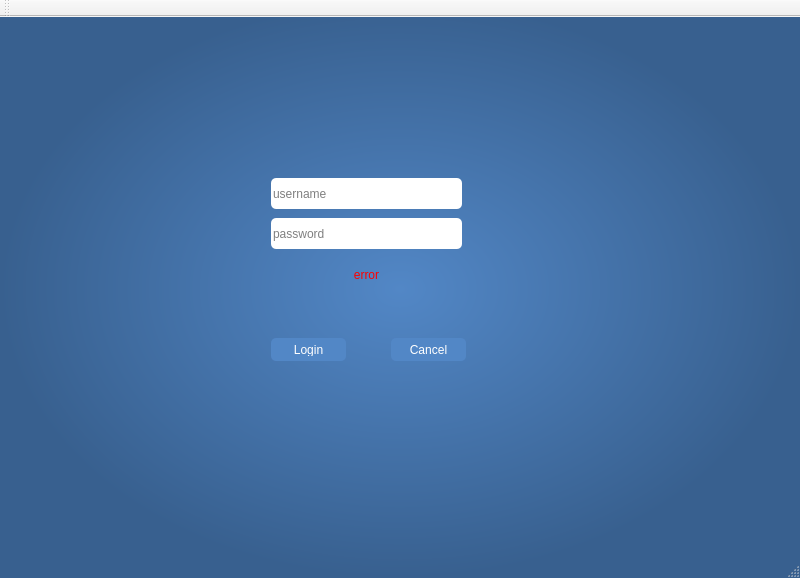
<?xml version="1.0" encoding="UTF-8"?>
<ui version="4.0">
 <class>MainWindow</class>
 <widget class="QMainWindow" name="MainWindow">
  <property name="geometry">
   <rect>
    <x>0</x>
    <y>0</y>
    <width>800</width>
    <height>578</height>
   </rect>
  </property>
  <property name="windowTitle">
   <string>MainWindow</string>
  </property>
  <property name="styleSheet">
   <string notr="true">#MainWindow
{
	background: qlineargradient(spread:pad, x1:0.482955, y1:1, x2:0.471591, y2:0, stop:0 rgba(120, 173, 237, 255), stop:1 rgba(31, 44, 60, 255));
	
        background: qradialgradient(spread:pad, cx:0.5, cy:0.5, radius:0.5, fx:0.5, fy:0.5, stop:0 rgba(82, 135, 198, 255), stop:1 rgba(56, 96, 143, 255))
}

QPushButton
{
	color: white;
	background-color: rgb(82, 135, 198);
	border-radius: 5px;
	padding: 5px;
}

QPushButton:hover
{
	background-color: rgb(120, 173, 237);
}

QPushButton:pressed
{
	background-color: rgb(82, 135, 198);
}

#logo
{
	border-image: url(:/images/Food_logo.png);
}

#createAccountForm
{
	background: rgba(0,0,0,70);
	border-radius: 10px;
}

QLineEdit
{
	border-radius: 5px;
}

QLabel
{
	color: white;
}</string>
  </property>
  <widget class="QWidget" name="centralWidget">
   <layout class="QVBoxLayout" name="verticalLayout_2">
    <item>
     <widget class="QStackedWidget" name="stackedWidget">
      <property name="styleSheet">
       <string notr="true"/>
      </property>
      <property name="currentIndex">
       <number>1</number>
      </property>
      <widget class="QWidget" name="page_CreateAcct">
       <layout class="QVBoxLayout" name="verticalLayout">
        <item>
         <layout class="QHBoxLayout" name="horizontalLayout">
          <property name="sizeConstraint">
           <enum>QLayout::SetDefaultConstraint</enum>
          </property>
          <property name="topMargin">
           <number>0</number>
          </property>
          <item>
           <widget class="QLabel" name="logo">
            <property name="enabled">
             <bool>true</bool>
            </property>
            <property name="sizePolicy">
             <sizepolicy hsizetype="Fixed" vsizetype="Fixed">
              <horstretch>0</horstretch>
              <verstretch>0</verstretch>
             </sizepolicy>
            </property>
            <property name="minimumSize">
             <size>
              <width>150</width>
              <height>150</height>
             </size>
            </property>
            <property name="text">
             <string/>
            </property>
           </widget>
          </item>
         </layout>
        </item>
        <item>
         <layout class="QHBoxLayout" name="horizontalLayout_2">
          <property name="topMargin">
           <number>0</number>
          </property>
          <item>
           <widget class="QWidget" name="createAccountForm" native="true">
            <property name="sizePolicy">
             <sizepolicy hsizetype="Fixed" vsizetype="Fixed">
              <horstretch>0</horstretch>
              <verstretch>0</verstretch>
             </sizepolicy>
            </property>
            <property name="minimumSize">
             <size>
              <width>500</width>
              <height>250</height>
             </size>
            </property>
            <property name="styleSheet">
             <string notr="true"/>
            </property>
            <layout class="QVBoxLayout" name="verticalLayout_3">
             <property name="leftMargin">
              <number>35</number>
             </property>
             <property name="topMargin">
              <number>35</number>
             </property>
             <property name="rightMargin">
              <number>35</number>
             </property>
             <property name="bottomMargin">
              <number>35</number>
             </property>
             <item>
              <widget class="QLabel" name="label_register_error">
               <property name="text">
                <string>error label</string>
               </property>
               <property name="alignment">
                <set>Qt::AlignHCenter|Qt::AlignTop</set>
               </property>
               <property name="wordWrap">
                <bool>true</bool>
               </property>
              </widget>
             </item>
             <item>
              <layout class="QHBoxLayout" name="horizontalLayout_5">
               <item>
                <widget class="CustomLineEdit" name="lineEdit_username">
                 <property name="minimumSize">
                  <size>
                   <width>0</width>
                   <height>25</height>
                  </size>
                 </property>
                 <property name="font">
                  <font>
                   <pointsize>12</pointsize>
                  </font>
                 </property>
                 <property name="inputMask">
                  <string/>
                 </property>
                 <property name="text">
                  <string/>
                 </property>
                 <property name="placeholderText">
                  <string>Username</string>
                 </property>
                </widget>
               </item>
              </layout>
             </item>
             <item>
              <layout class="QHBoxLayout" name="horizontalLayout_7">
               <item>
                <widget class="CustomLineEdit" name="lineEdit_password">
                 <property name="minimumSize">
                  <size>
                   <width>0</width>
                   <height>25</height>
                  </size>
                 </property>
                 <property name="font">
                  <font>
                   <pointsize>12</pointsize>
                  </font>
                 </property>
                 <property name="echoMode">
                  <enum>QLineEdit::Password</enum>
                 </property>
                 <property name="placeholderText">
                  <string>Password</string>
                 </property>
                </widget>
               </item>
              </layout>
             </item>
             <item>
              <layout class="QHBoxLayout" name="horizontalLayout_8">
               <item>
                <widget class="CustomLineEdit" name="lineEdit_confirmPassword">
                 <property name="minimumSize">
                  <size>
                   <width>0</width>
                   <height>25</height>
                  </size>
                 </property>
                 <property name="font">
                  <font>
                   <pointsize>12</pointsize>
                  </font>
                 </property>
                 <property name="echoMode">
                  <enum>QLineEdit::Password</enum>
                 </property>
                 <property name="placeholderText">
                  <string>Confirm Password</string>
                 </property>
                </widget>
               </item>
              </layout>
             </item>
             <item>
              <layout class="QHBoxLayout" name="horizontalLayout_3">
               <item>
                <widget class="RegisterButton" name="pushButton_2">
                 <property name="minimumSize">
                  <size>
                   <width>0</width>
                   <height>25</height>
                  </size>
                 </property>
                 <property name="font">
                  <font>
                   <pointsize>12</pointsize>
                  </font>
                 </property>
                 <property name="text">
                  <string>Register</string>
                 </property>
                </widget>
               </item>
               <item>
                <spacer name="horizontalSpacer">
                 <property name="orientation">
                  <enum>Qt::Horizontal</enum>
                 </property>
                 <property name="sizeHint" stdset="0">
                  <size>
                   <width>40</width>
                   <height>20</height>
                  </size>
                 </property>
                </spacer>
               </item>
               <item>
                <widget class="QPushButton" name="pushButton_Register_Cancel">
                 <property name="minimumSize">
                  <size>
                   <width>0</width>
                   <height>25</height>
                  </size>
                 </property>
                 <property name="font">
                  <font>
                   <pointsize>12</pointsize>
                  </font>
                 </property>
                 <property name="text">
                  <string>Cancel</string>
                 </property>
                </widget>
               </item>
              </layout>
             </item>
            </layout>
           </widget>
          </item>
         </layout>
        </item>
        <item>
         <spacer name="verticalSpacer">
          <property name="orientation">
           <enum>Qt::Vertical</enum>
          </property>
          <property name="sizeHint" stdset="0">
           <size>
            <width>20</width>
            <height>40</height>
           </size>
          </property>
         </spacer>
        </item>
        <item>
         <spacer name="verticalSpacer_4">
          <property name="orientation">
           <enum>Qt::Vertical</enum>
          </property>
          <property name="sizeHint" stdset="0">
           <size>
            <width>20</width>
            <height>40</height>
           </size>
          </property>
         </spacer>
        </item>
        <item>
         <widget class="QPushButton" name="pushButton_ForgotPass">
          <property name="font">
           <font>
            <underline>true</underline>
           </font>
          </property>
          <property name="styleSheet">
           <string notr="true"/>
          </property>
          <property name="text">
           <string>forgot my password</string>
          </property>
          <property name="flat">
           <bool>true</bool>
          </property>
         </widget>
        </item>
       </layout>
      </widget>
      <widget class="QWidget" name="page_Login">
       <widget class="SubmitButton" name="pushButton_login_login">
        <property name="enabled">
         <bool>true</bool>
        </property>
        <property name="geometry">
         <rect>
          <x>260</x>
          <y>310</y>
          <width>75</width>
          <height>23</height>
         </rect>
        </property>
        <property name="text">
         <string>Login</string>
        </property>
       </widget>
       <widget class="QPushButton" name="pushButton_login_cancel">
        <property name="geometry">
         <rect>
          <x>380</x>
          <y>310</y>
          <width>75</width>
          <height>23</height>
         </rect>
        </property>
        <property name="text">
         <string>Cancel</string>
        </property>
       </widget>
       <widget class="CustomLineEdit" name="lineEdit_login_user">
        <property name="geometry">
         <rect>
          <x>260</x>
          <y>150</y>
          <width>191</width>
          <height>31</height>
         </rect>
        </property>
        <property name="placeholderText">
         <string>username</string>
        </property>
       </widget>
       <widget class="CustomLineEdit" name="lineEdit_login_pass">
        <property name="geometry">
         <rect>
          <x>260</x>
          <y>190</y>
          <width>191</width>
          <height>31</height>
         </rect>
        </property>
        <property name="placeholderText">
         <string>password</string>
        </property>
       </widget>
       <widget class="QLabel" name="label_login_error">
        <property name="enabled">
         <bool>true</bool>
        </property>
        <property name="geometry">
         <rect>
          <x>260</x>
          <y>240</y>
          <width>191</width>
          <height>51</height>
         </rect>
        </property>
        <property name="text">
         <string>&lt;html&gt;&lt;head/&gt;&lt;body&gt;&lt;p&gt;&lt;span style=&quot; color:#ff0000;&quot;&gt;error&lt;/span&gt;&lt;/p&gt;&lt;/body&gt;&lt;/html&gt;</string>
        </property>
        <property name="alignment">
         <set>Qt::AlignHCenter|Qt::AlignTop</set>
        </property>
       </widget>
      </widget>
      <widget class="QWidget" name="Home">
       <layout class="QGridLayout" name="gridLayout_4">
        <item row="1" column="1">
         <widget class="QPushButton" name="pushButton_GOTO_Login">
          <property name="text">
           <string>GOTO Login</string>
          </property>
         </widget>
        </item>
        <item row="2" column="1">
         <widget class="QPushButton" name="pushButton_GOTO_CreateAccount">
          <property name="text">
           <string>GOTO Create Account</string>
          </property>
         </widget>
        </item>
        <item row="0" column="1">
         <widget class="QLabel" name="label">
          <property name="font">
           <font>
            <pointsize>35</pointsize>
           </font>
          </property>
          <property name="text">
           <string>HOME</string>
          </property>
          <property name="alignment">
           <set>Qt::AlignCenter</set>
          </property>
         </widget>
        </item>
        <item row="1" column="0">
         <spacer name="horizontalSpacer_5">
          <property name="orientation">
           <enum>Qt::Horizontal</enum>
          </property>
          <property name="sizeHint" stdset="0">
           <size>
            <width>40</width>
            <height>20</height>
           </size>
          </property>
         </spacer>
        </item>
        <item row="2" column="2">
         <spacer name="horizontalSpacer_6">
          <property name="orientation">
           <enum>Qt::Horizontal</enum>
          </property>
          <property name="sizeHint" stdset="0">
           <size>
            <width>40</width>
            <height>20</height>
           </size>
          </property>
         </spacer>
        </item>
       </layout>
      </widget>
      <widget class="QWidget" name="forgot_pass">
       <layout class="QVBoxLayout" name="verticalLayout_4">
        <item>
         <layout class="QHBoxLayout" name="horizontalLayout_4">
          <item>
           <spacer name="horizontalSpacer_2">
            <property name="orientation">
             <enum>Qt::Horizontal</enum>
            </property>
            <property name="sizeType">
             <enum>QSizePolicy::Expanding</enum>
            </property>
            <property name="sizeHint" stdset="0">
             <size>
              <width>40</width>
              <height>20</height>
             </size>
            </property>
           </spacer>
          </item>
          <item>
           <layout class="QVBoxLayout" name="verticalLayout_6">
            <item>
             <spacer name="verticalSpacer_2">
              <property name="orientation">
               <enum>Qt::Vertical</enum>
              </property>
              <property name="sizeType">
               <enum>QSizePolicy::Fixed</enum>
              </property>
              <property name="sizeHint" stdset="0">
               <size>
                <width>20</width>
                <height>200</height>
               </size>
              </property>
             </spacer>
            </item>
            <item>
             <widget class="QLabel" name="user_inform_status">
              <property name="text">
               <string>Please enter your username or email</string>
              </property>
              <property name="wordWrap">
               <bool>true</bool>
              </property>
             </widget>
            </item>
            <item>
             <spacer name="verticalSpacer_7">
              <property name="orientation">
               <enum>Qt::Vertical</enum>
              </property>
              <property name="sizeType">
               <enum>QSizePolicy::Fixed</enum>
              </property>
              <property name="sizeHint" stdset="0">
               <size>
                <width>20</width>
                <height>40</height>
               </size>
              </property>
             </spacer>
            </item>
            <item>
             <widget class="CustomLineEdit" name="user_email_field">
              <property name="text">
               <string>Username or email</string>
              </property>
             </widget>
            </item>
            <item>
             <spacer name="verticalSpacer_3">
              <property name="orientation">
               <enum>Qt::Vertical</enum>
              </property>
              <property name="sizeType">
               <enum>QSizePolicy::Fixed</enum>
              </property>
              <property name="sizeHint" stdset="0">
               <size>
                <width>20</width>
                <height>40</height>
               </size>
              </property>
             </spacer>
            </item>
            <item>
             <layout class="QFormLayout" name="formLayout_2">
              <item row="0" column="0">
               <widget class="QPushButton" name="PushPass">
                <property name="minimumSize">
                 <size>
                  <width>150</width>
                  <height>0</height>
                 </size>
                </property>
                <property name="baseSize">
                 <size>
                  <width>0</width>
                  <height>0</height>
                 </size>
                </property>
                <property name="text">
                 <string>Submit</string>
                </property>
               </widget>
              </item>
              <item row="0" column="1">
               <spacer name="horizontalSpacer_4">
                <property name="orientation">
                 <enum>Qt::Horizontal</enum>
                </property>
                <property name="sizeType">
                 <enum>QSizePolicy::Expanding</enum>
                </property>
                <property name="sizeHint" stdset="0">
                 <size>
                  <width>50</width>
                  <height>20</height>
                 </size>
                </property>
               </spacer>
              </item>
              <item row="2" column="1">
               <spacer name="verticalSpacer_5">
                <property name="orientation">
                 <enum>Qt::Vertical</enum>
                </property>
                <property name="sizeHint" stdset="0">
                 <size>
                  <width>20</width>
                  <height>40</height>
                 </size>
                </property>
               </spacer>
              </item>
              <item row="3" column="1">
               <spacer name="verticalSpacer_6">
                <property name="orientation">
                 <enum>Qt::Vertical</enum>
                </property>
                <property name="sizeHint" stdset="0">
                 <size>
                  <width>20</width>
                  <height>40</height>
                 </size>
                </property>
               </spacer>
              </item>
              <item row="4" column="1">
               <widget class="QPushButton" name="cancel_forget">
                <property name="text">
                 <string>cancel</string>
                </property>
               </widget>
              </item>
             </layout>
            </item>
           </layout>
          </item>
          <item>
           <spacer name="horizontalSpacer_3">
            <property name="orientation">
             <enum>Qt::Horizontal</enum>
            </property>
            <property name="sizeType">
             <enum>QSizePolicy::Expanding</enum>
            </property>
            <property name="sizeHint" stdset="0">
             <size>
              <width>40</width>
              <height>20</height>
             </size>
            </property>
           </spacer>
          </item>
         </layout>
        </item>
       </layout>
      </widget>
      <widget class="QWidget" name="profile_edit">
       <widget class="QWidget" name="verticalLayoutWidget">
        <property name="geometry">
         <rect>
          <x>-10</x>
          <y>-10</y>
          <width>791</width>
          <height>521</height>
         </rect>
        </property>
        <layout class="QVBoxLayout" name="verticalLayout_7"/>
       </widget>
      </widget>
     </widget>
    </item>
   </layout>
  </widget>
  <widget class="QMenuBar" name="menuBar">
   <property name="geometry">
    <rect>
     <x>0</x>
     <y>0</y>
     <width>800</width>
     <height>21</height>
    </rect>
   </property>
  </widget>
  <widget class="QToolBar" name="mainToolBar">
   <attribute name="toolBarArea">
    <enum>TopToolBarArea</enum>
   </attribute>
   <attribute name="toolBarBreak">
    <bool>false</bool>
   </attribute>
  </widget>
  <widget class="QStatusBar" name="statusBar"/>
 </widget>
 <layoutdefault spacing="6" margin="11"/>
 <customwidgets>
  <customwidget>
   <class>SubmitButton</class>
   <extends>QPushButton</extends>
   <header>submitbutton.h</header>
   <slots>
    <signal>requestText()</signal>
    <slot>getUserText(QString)</slot>
    <slot>getPassText(QString)</slot>
    <slot>getPassConfirmText(QString)</slot>
   </slots>
  </customwidget>
  <customwidget>
   <class>CustomLineEdit</class>
   <extends>QLineEdit</extends>
   <header>customlineedit.h</header>
   <slots>
    <signal>sendText(QString)</signal>
    <slot>handleRequest()</slot>
   </slots>
  </customwidget>
  <customwidget>
   <class>RegisterButton</class>
   <extends>QPushButton</extends>
   <header>registerbutton.h</header>
   <slots>
    <signal>requestText()</signal>
    <slot>getPassText(QString)</slot>
    <slot>getPassConfirmText(QString)</slot>
    <slot>getUserText(QString)</slot>
   </slots>
  </customwidget>
 </customwidgets>
 <resources/>
 <connections>
  <connection>
   <sender>pushButton_2</sender>
   <signal>requestText()</signal>
   <receiver>lineEdit_confirmPassword</receiver>
   <slot>handleRequest()</slot>
   <hints>
    <hint type="sourcelabel">
     <x>193</x>
     <y>404</y>
    </hint>
    <hint type="destinationlabel">
     <x>194</x>
     <y>382</y>
    </hint>
   </hints>
  </connection>
  <connection>
   <sender>pushButton_2</sender>
   <signal>requestText()</signal>
   <receiver>lineEdit_password</receiver>
   <slot>handleRequest()</slot>
   <hints>
    <hint type="sourcelabel">
     <x>207</x>
     <y>404</y>
    </hint>
    <hint type="destinationlabel">
     <x>212</x>
     <y>334</y>
    </hint>
   </hints>
  </connection>
  <connection>
   <sender>pushButton_2</sender>
   <signal>requestText()</signal>
   <receiver>lineEdit_username</receiver>
   <slot>handleRequest()</slot>
   <hints>
    <hint type="sourcelabel">
     <x>226</x>
     <y>407</y>
    </hint>
    <hint type="destinationlabel">
     <x>230</x>
     <y>303</y>
    </hint>
   </hints>
  </connection>
  <connection>
   <sender>lineEdit_username</sender>
   <signal>sendText(QString)</signal>
   <receiver>pushButton_2</receiver>
   <slot>getUserText(QString)</slot>
   <hints>
    <hint type="sourcelabel">
     <x>534</x>
     <y>300</y>
    </hint>
    <hint type="destinationlabel">
     <x>242</x>
     <y>414</y>
    </hint>
   </hints>
  </connection>
  <connection>
   <sender>lineEdit_password</sender>
   <signal>sendText(QString)</signal>
   <receiver>pushButton_2</receiver>
   <slot>getPassText(QString)</slot>
   <hints>
    <hint type="sourcelabel">
     <x>549</x>
     <y>333</y>
    </hint>
    <hint type="destinationlabel">
     <x>241</x>
     <y>408</y>
    </hint>
   </hints>
  </connection>
  <connection>
   <sender>lineEdit_confirmPassword</sender>
   <signal>sendText(QString)</signal>
   <receiver>pushButton_2</receiver>
   <slot>getPassConfirmText(QString)</slot>
   <hints>
    <hint type="sourcelabel">
     <x>576</x>
     <y>373</y>
    </hint>
    <hint type="destinationlabel">
     <x>249</x>
     <y>400</y>
    </hint>
   </hints>
  </connection>
  <connection>
   <sender>pushButton_login_login</sender>
   <signal>requestText()</signal>
   <receiver>lineEdit_login_user</receiver>
   <slot>handleRequest()</slot>
   <hints>
    <hint type="sourcelabel">
     <x>301</x>
     <y>355</y>
    </hint>
    <hint type="destinationlabel">
     <x>278</x>
     <y>207</y>
    </hint>
   </hints>
  </connection>
  <connection>
   <sender>pushButton_login_login</sender>
   <signal>requestText()</signal>
   <receiver>lineEdit_login_pass</receiver>
   <slot>handleRequest()</slot>
   <hints>
    <hint type="sourcelabel">
     <x>303</x>
     <y>362</y>
    </hint>
    <hint type="destinationlabel">
     <x>302</x>
     <y>253</y>
    </hint>
   </hints>
  </connection>
  <connection>
   <sender>lineEdit_login_user</sender>
   <signal>sendText(QString)</signal>
   <receiver>pushButton_login_login</receiver>
   <slot>getUserText(QString)</slot>
   <hints>
    <hint type="sourcelabel">
     <x>404</x>
     <y>211</y>
    </hint>
    <hint type="destinationlabel">
     <x>330</x>
     <y>363</y>
    </hint>
   </hints>
  </connection>
  <connection>
   <sender>lineEdit_login_pass</sender>
   <signal>sendText(QString)</signal>
   <receiver>pushButton_login_login</receiver>
   <slot>getPassText(QString)</slot>
   <hints>
    <hint type="sourcelabel">
     <x>434</x>
     <y>247</y>
    </hint>
    <hint type="destinationlabel">
     <x>337</x>
     <y>358</y>
    </hint>
   </hints>
  </connection>
 </connections>
</ui>
